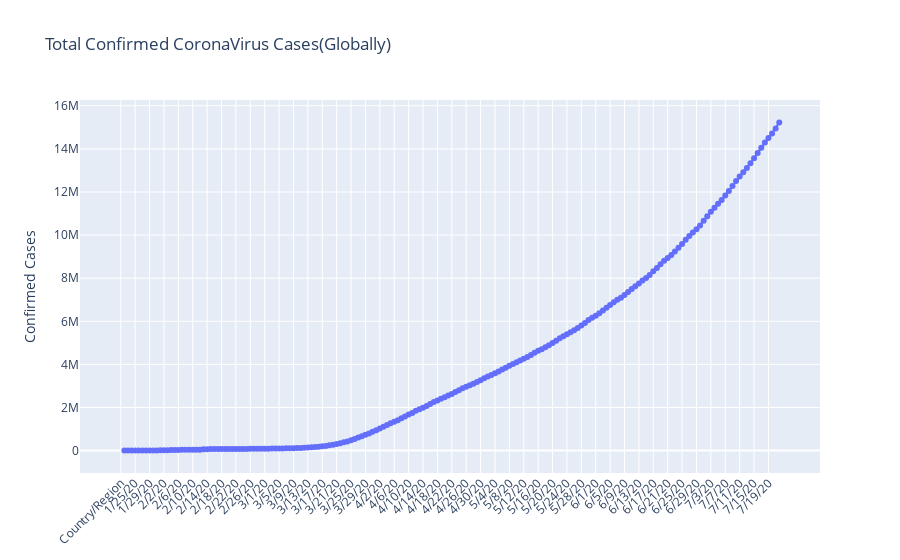

The notebook cell this image was saved under:
### Code cell
fig1 = go.Figure(data=go.Scatter(x=confirmed_dropped_summary.index,y=confirmed_dropped_summary.values,mode='lines+markers'))
fig1.update_layout(title="Total Confirmed CoronaVirus Cases(Globally)",yaxis_title="Confirmed Cases",xaxis_tickangle=315)
fig1.show()

### Figure 1 — Plotly figure (JSON) as saved in the notebook; plotly's stock layout.template omitted (floating-point values rounded to 4 significant figures; data arrays with more than 128 entries replaced by an {"elided": "..."} marker saying what was removed)
{"data": [{"mode": "lines+markers", "type": "scatter", "x": {"elided": "184 str values"}, "y": {"elided": "184 mixed values"}}], "layout": {"title": {"text": "Total Confirmed CoronaVirus Cases(Globally)"}, "xaxis": {"tickangle": -45}, "yaxis": {"title": {"text": "Confirmed Cases"}}}}
